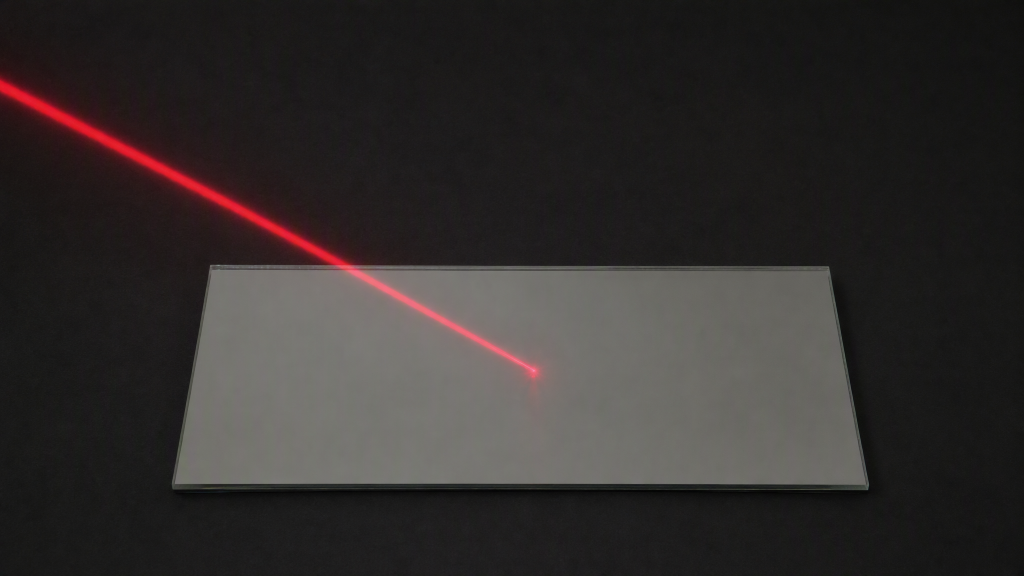
#> input picture v3/g2/P13/first_frame.png, 2048 x 1152 px (shown at 1/2 size)
$ python -i measure_backend.py   (imports and definitions only)
#> lines starting #> are read from the running program, lines starting #| are printed output that depends on the picture
#!/usr/bin/env python3
"""Self-contained P13 plane-mirror evaluator.

Only NumPy/OpenCV/Matplotlib are required.  This file deliberately does not import
any module from the surrounding vdmbench checkout, so the whole P13 directory can
be copied and evaluated on its own.
"""
from __future__ import annotations

import argparse
import json
import math
import os
import re
import sys
from pathlib import Path
from typing import Any

import cv2
import numpy as np

TASK_ID = "P13"
TASK_ROOT = Path(__file__).resolve().parents[1]
# [1 line not run here, left out]


# [20 lines left out: functions finite, residual_physics_score, not called in this run]


def recognized_score(physics_score: float) -> float:
    """Add the V2 recognition share once to a measurable M metric."""
    return 0.15 + 0.85 * float(np.clip(physics_score, 0.0, 1.0))


# [328 lines left out: functions relative_path, metadata, infer_model, result_payload, read_video, hough_lines and 12 more, not called in this run]


def extract(frames: np.ndarray) -> tuple[dict[str, Any] | None, dict[str, Any], str | None]:
    height, width = frames.shape[1:3]
    rois, roi_source = load_rois()
    mirror = select_mirror(frames[0], rois)
    debug: dict[str, Any] = {"roi_source": roi_source, "roi": rois,
                             "frame_lines": [], "reflected_lines": [],
                             "reflected_lengths_px": [], "reflected_angles_deg": [],
                             "reflected_confidence": []}
    if mirror is None:
        return None, debug, "P13_mirror_missing"
    mirror_line = (mirror[0], mirror[1], mirror[2])
    # The task defines the mirror normal as the image-vertical line.  Using a
    # Hough-derived mirror edge here lets a slightly slanted board edge bias
    # every incidence/reflection angle, so keep this reference exactly vertical.
    normal = np.array([0.0, -1.0])
    first_count = max(3, min(8, len(frames)))
    incident_points = np.concatenate([points_in_roi(color_mask(frame, "red"), rois.get("incident_ray"))
                                      for frame in frames[:first_count]], axis=0)
    incident = fit_segment(incident_points)
    if incident is None:
        return None, debug, "P13_incident_ray_missing"
    incident_line = (incident[0], incident[1], incident[2])
    contact = None
    # The visible incident beam endpoint is the physical hit point. Prefer it
    # when it lies inside the merged mirror span; using an edge intersection
    # would move the point outside the mirror for a rectangular slab.
    mirror_x0, mirror_x1 = sorted((float(mirror[0][0]), float(mirror[1][0])))
    endpoints = [incident[0], incident[1]]
    inside = [point for point in endpoints if mirror_x0 - .04 * width <= point[0] <= mirror_x1 + .04 * width]
    if inside:
        contact = max(inside, key=lambda point: float(np.linalg.norm(point - np.mean(incident_points, axis=0))))
    if contact is None:
        contact = intersection(mirror_line, incident_line)
    if contact is None or not np.all(np.isfinite(contact)):
        return None, debug, "P13_incidence_intersection_missing"
    incident_angle = angle_to_normal(incident_line, normal)
    if not np.isfinite(incident_angle) or incident_angle <= 1:
        return None, debug, "P13_degenerate_incident_angle"
    predicted = reflection_direction(direction(incident_line), normal)
    reflected_lines = []
    lengths = []
    angles = []
    confidences = []
    intersection_errors = []
    for frame in frames:
        selected = select_reflected_line(frame, contact, predicted, rois.get("reflected_ray"))
        if selected is None:
            reflected_lines.append(None); lengths.append(float("nan")); angles.append(float("nan")); confidences.append(0.0); continue
        near = np.asarray(selected["a"], dtype=float)
        far = np.asarray(selected["b"], dtype=float)
        ray = (far - contact) / max(float(np.linalg.norm(far - contact)), 1e-9)
        visible_length = float(max(np.linalg.norm(far - contact), 0.0))
        reflected_lines.append({"a": near, "b": far, "length": visible_length,
                                "color": selected["color"]})
        lengths.append(visible_length)
        angle = angle_to_normal((contact, contact + ray, 1.0), normal)
        angles.append(angle)
        confidence = float(selected["confidence"])
        confidences.append(confidence)
        intersection_errors.append(float(selected["contact_error_px"]))
    valid = np.isfinite(lengths) & (np.asarray(confidences) >= 0.25)
    if int(valid.sum()) < max(3, len(frames) // 12):
        return None, {**debug, "mirror": {"a": mirror[0], "b": mirror[1]},
                      "incident": {"a": incident[0], "b": incident[1]},
                      "incidence_point": contact, "reflected_lines": reflected_lines,
                      "reflected_lengths_px": lengths, "reflected_angles_deg": angles,
                      "reflected_confidence": confidences,
                      "normal_direction": normal}, "P13_reflected_ray_missing"
    median_angle = float(np.nanmedian(np.asarray(angles)[valid]))
    error = float(np.median(intersection_errors) / max(np.hypot(width, height), 1.0)) if intersection_errors else float("nan")
    measurement = {
        "incident_angle_deg": float(incident_angle),
        "reflected_angle_deg": median_angle,
        "angle_difference_deg": abs(float(incident_angle) - median_angle),
        "normal_direction": "vertical",
        "normal_angle_deg_from_vertical": 0.0,
        "incidence_point_error_norm": error,
        "stable_frame_count": int(valid.sum()),
        "rays_visible": True,
        "first_frame_contact": True,
        "incident_static": True,
        "reflected_visible_frame_count": int(valid.sum()),
        "reflected_propagation_frame_range": [int(np.flatnonzero(valid)[0]), int(np.flatnonzero(valid)[-1])],
        "reflected_length_px": float(np.nanmedian(np.asarray(lengths)[valid])),
        "ray_confidence": float(np.median(np.asarray(confidences)[valid])),
        "mirror_confidence": 1.0,
    }
    debug.update({"mirror": {"a": mirror[0], "b": mirror[1]},
                  "incident": {"a": incident[0], "b": incident[1]},
                  "incidence_point": contact, "predicted_reflection_direction": predicted,
                  "reflected_lines": reflected_lines, "reflected_lengths_px": lengths,
                  "reflected_angles_deg": angles, "reflected_confidence": confidences,
                  "normal_direction": normal})
    return measurement, debug, None


# [153 lines left out: functions draw_debug, evaluate_video, main, not called in this run]


# [2 lines not run here, left out]

>>> import cv2
>>> picture = cv2.imread('../first_frame.png', cv2.IMREAD_GRAYSCALE)
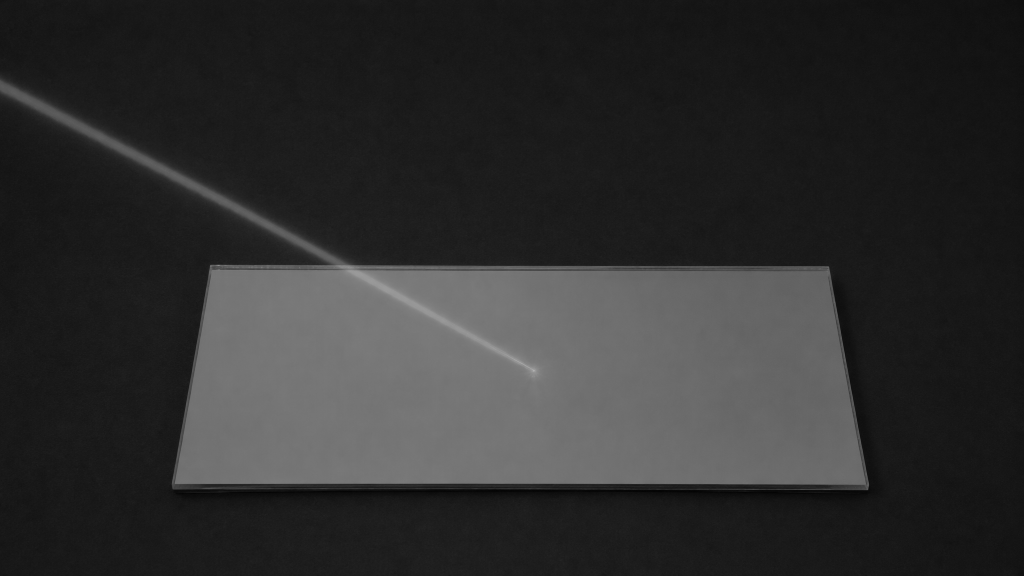
#> picture: shape (1152, 2048) (shown at 1/2 size); min 1, max 183, mean 46.8
#> (the run stopped early here; a loop or call above may not have finished)
